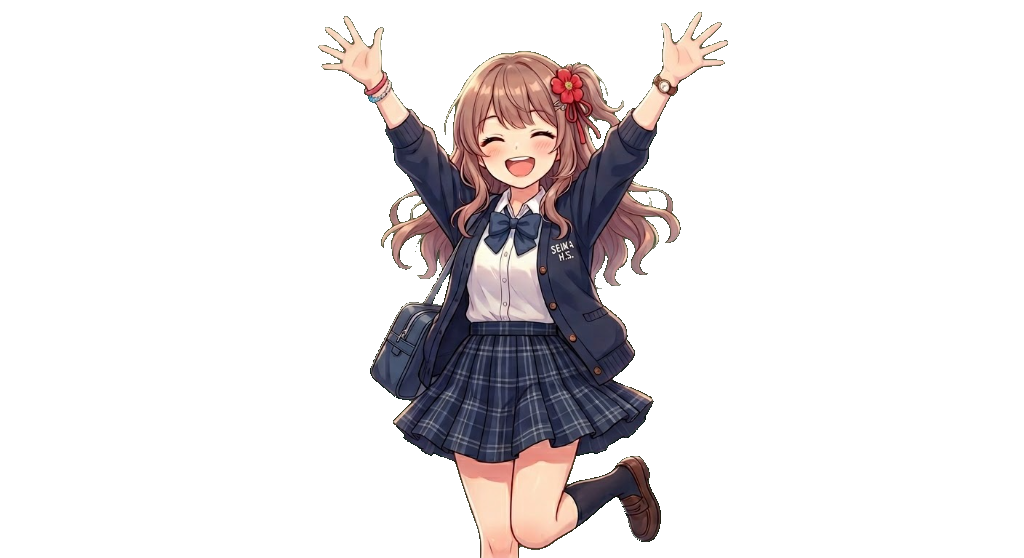
#> input picture mascot.png, 1024 x 558 px, found by its file name
$ python scratch_crop.py
#> lines starting #> are read from the running program, lines starting #| are printed output that depends on the picture
from PIL import Image

def crop_to_opaque_area(image_path, output_path):
    img = Image.open(image_path).convert("RGBA")
#> img is the input picture: PIL image 1024x558 RGBA; mean R, G, B, A 23.1, 19.1, 20, 48.2
    # getbbox() はアルファチャンネルが0より大きい領域のバウンディングボックスを (left, top, right, bottom) で返す
    bbox = img.getbbox()
#> bbox = (318, 12, 728, 558)
    if bbox:
        # 余裕を持たせるために数ピクセル外側を切り取る（境界がカットされるのを防ぐため）
        left = max(0, bbox[0] - 5)
#> left = 313
        top = max(0, bbox[1] - 5)
#> top = 7
        right = min(img.width, bbox[2] + 5)
#> right = 733
        bottom = min(img.height, bbox[3] + 5)
#> bottom = 558

        cropped_img = img.crop((left, top, right, bottom))
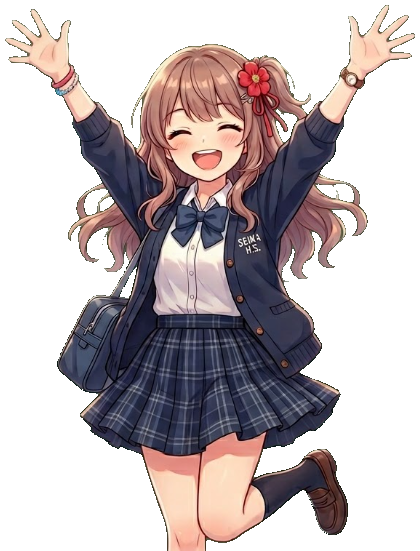
#> cropped_img: PIL image 420x551 RGBA; mean R, G, B, A 56.9, 47.2, 49.4, 119.1; transparent parts drawn white
        cropped_img.save(output_path, "PNG")
        print(f"Successfully cropped. Original: {img.size} -> Cropped: {cropped_img.size}, BBox: {bbox}")
#| Successfully cropped. Original: (1024, 558) -> Cropped: (420, 551), BBox: (318, 12, 728, 558)
    else:
        print("No opaque area detected.")

if __name__ == "__main__":
    crop_to_opaque_area(
        "/Users/koya/premiere-downgrader/mascot.png",
        "/Users/koya/premiere-downgrader/mascot.png"
    )
